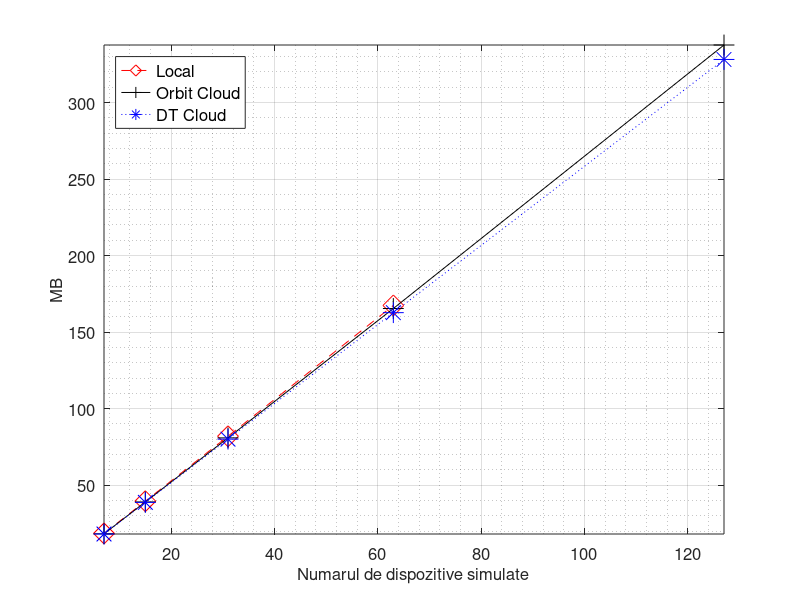
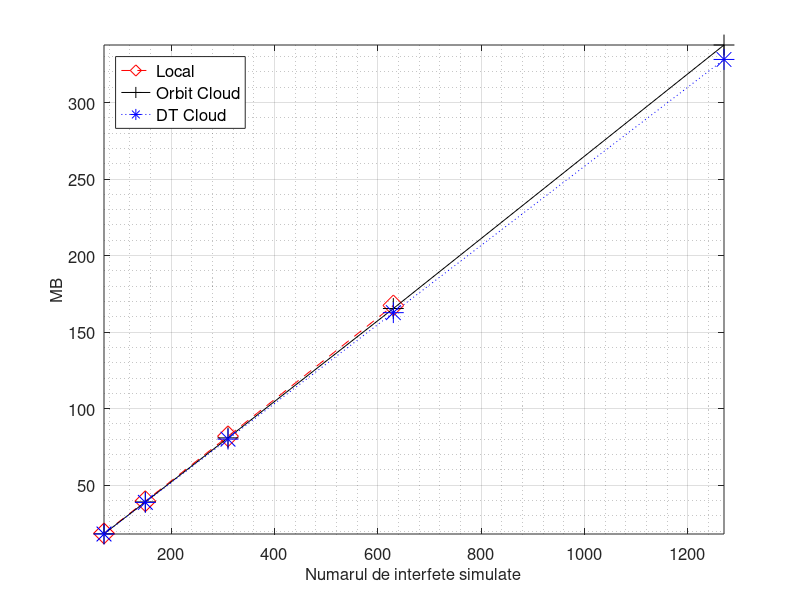
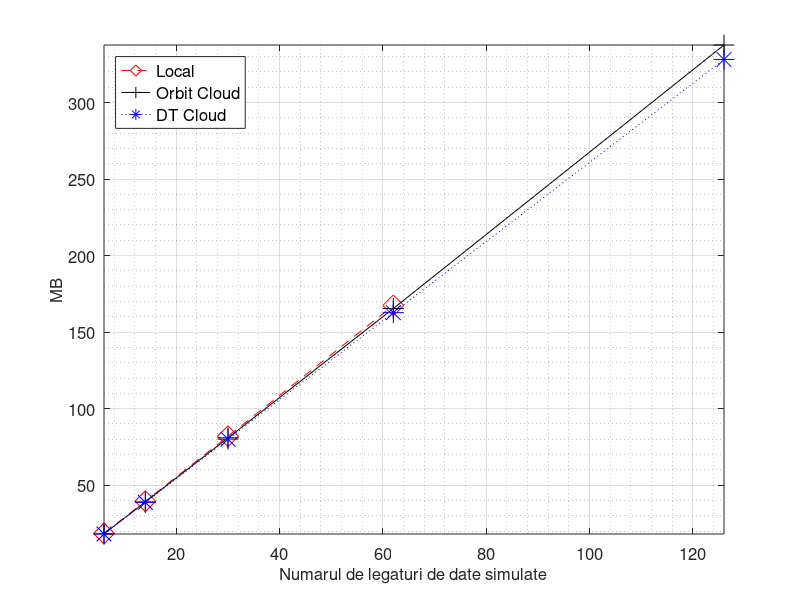

Recreate these plots in MATLAB, in order.
nes = [7,15,31,63,127]
intfs = [70,150,310,630,1270]
links = [6,14,30,62,126]

local = [18.44,39.508,81.932,167.416,NaN] 
orbit = [18.176,39.008,80.876,165.424,337.624]
dt = [18.068,38.736,80.056,162.72,328.18]

figure(1)
plot(nes,local, '--dr', 'markersize', 15, nes, orbit, '-+k', 'markersize', 15, nes, dt, ':*b', 'markersize', 15)
set(gca, "fontsize", 12)

xlabel('Numarul de dispozitive simulate', "fontsize", 12)
grid on
grid minor on
ylabel('MB', "fontsize", 12)
leg = legend('Local','Orbit Cloud','DT Cloud', "location", 'northwest')
set(leg, "fontsize", 12)
axis('tight')

#la = num2str(local(:));
#lb = cellstr(la);
#lc = strtrim(lb);

#oa = num2str(orbit(:));
#ob = cellstr(oa);
#oc = strtrim(ob);

#da = num2str(dt(:));
#db = cellstr(da);
#dc = strtrim(db);

#text(nes, local, lc)
#text(nes, orbit, oc)
#text(nes, dt, dc)

figure(2)
plot(intfs,local, '--dr', 'markersize', 15, intfs, orbit, '-+k', 'markersize', 15, intfs, dt, ':*b', 'markersize', 15)
set(gca, "fontsize", 12)

xlabel('Numarul de interfete simulate', "fontsize", 12)
grid on
grid minor on
ylabel('MB', "fontsize", 12)
leg = legend('Local','Orbit Cloud','DT Cloud', "location", 'northwest')
set(leg, "fontsize", 12)
axis('tight')

#la = num2str(local(:));
#lb = cellstr(la);
#lc = strtrim(lb);

#oa = num2str(orbit(:));
#ob = cellstr(oa);
#oc = strtrim(ob);

#da = num2str(dt(:));
#db = cellstr(da);
#dc = strtrim(db);

#text(intfs, local, lc)
#text(intfs, orbit, oc)
#text(intfs, dt, dc)

figure(3)
plot(links,local, '--dr', 'markersize', 15, links, orbit, '-+k', 'markersize', 15, links, dt, ':*b', 'markersize', 15)
set(gca, "fontsize", 12)

xlabel('Numarul de legaturi de date simulate', "fontsize", 12)
grid on
grid minor on
ylabel('MB', "fontsize", 12)
leg = legend('Local','Orbit Cloud','DT Cloud', "location", 'northwest')
set(leg, "fontsize", 12)
axis('tight')

#la = num2str(local(:));
#lb = cellstr(la);
#lc = strtrim(lb);

#oa = num2str(orbit(:));
#ob = cellstr(oa);
#oc = strtrim(ob);

#da = num2str(dt(:));
#db = cellstr(da);
#dc = strtrim(db);

#text(links, local, lc)
#text(links, orbit, oc)
#text(links, dt, dc)
